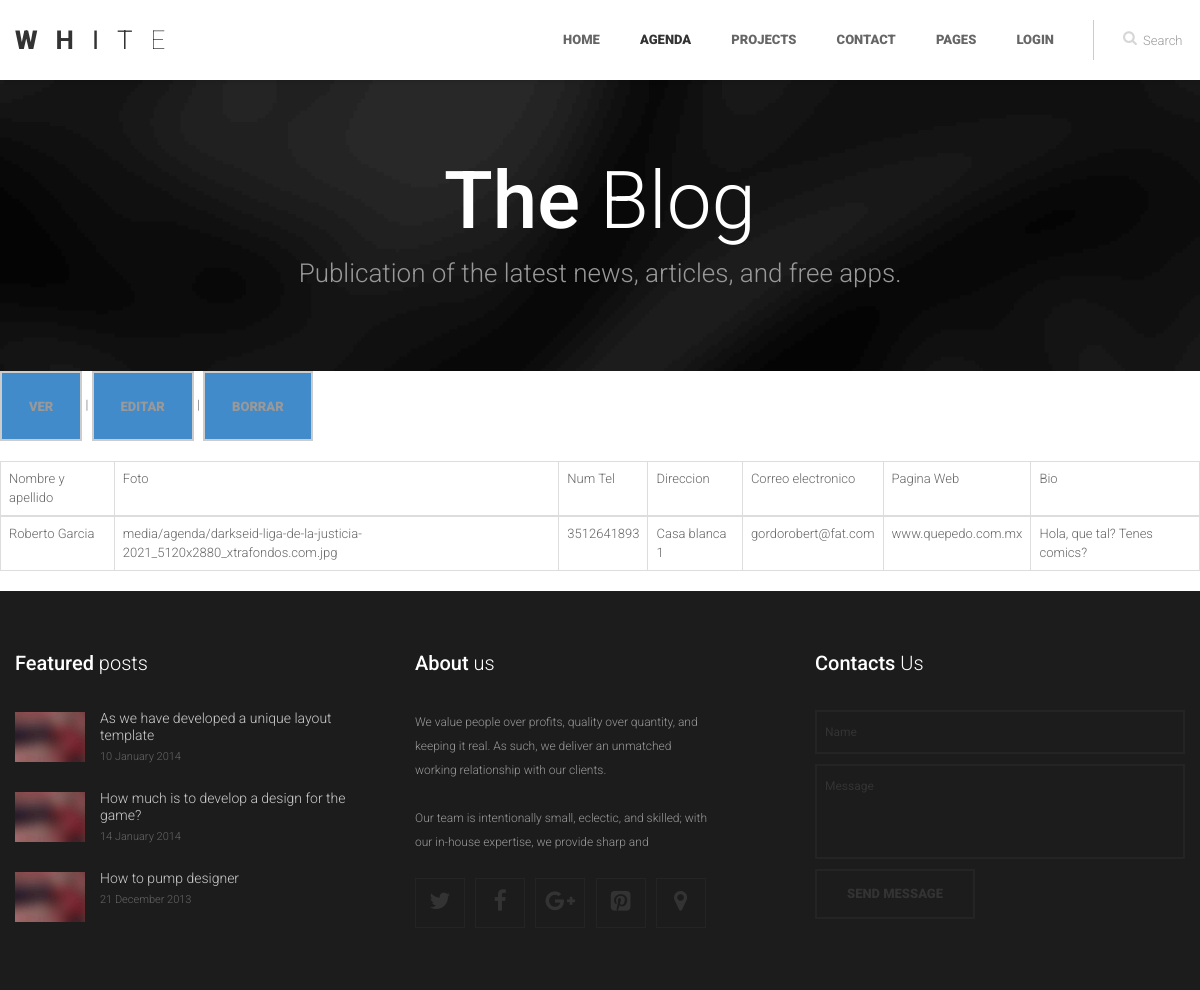
/list, run on an earlier commit of the app's database.
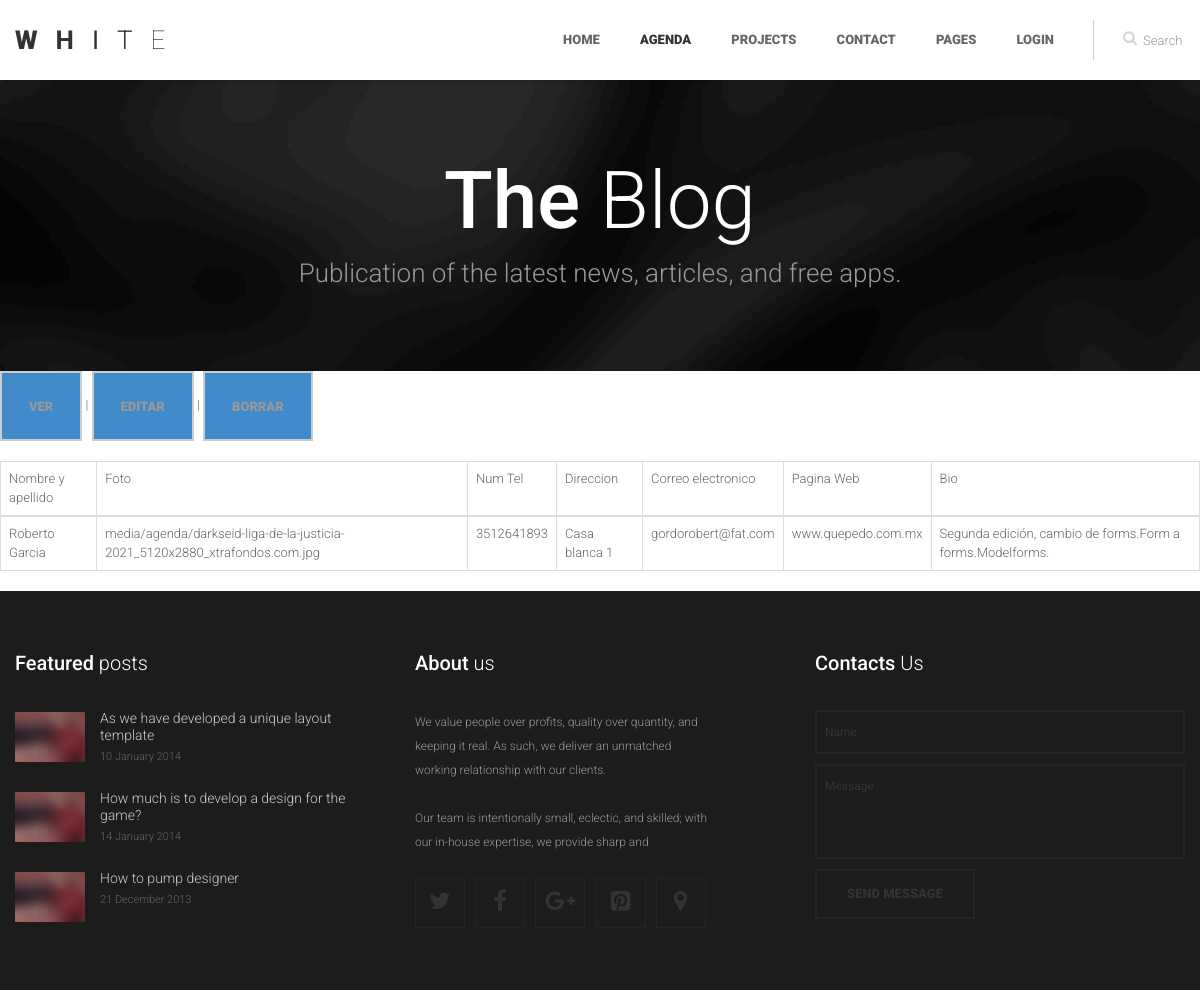
And on a later commit of the database.
### agendaApp/models.py (models this page shows)
class AgendaModel(models.Model):
    name = models.CharField(max_length=100)
    last_name = models.CharField(max_length=100)
    tel_number = models.IntegerField()
    addres = models.CharField(max_length=140)
    email = models.EmailField()
    web = models.CharField(max_length=240)
    bio = models.TextField(max_length=300)
    picture = models.ImageField(upload_to='media/agenda')

### agendaApp/views.py (the view, shortened to what this page needs)
# urls.py: url(r'^list', ContactList.as_view(), name='list'),
class ContactList(ListView):
    model = AgendaModel
    template_name = "contact/contact_list.html"
    queryset = AgendaModel.objects.all()

### template/contact/contact_list.html (shortened to what this page needs)
{% extends "base.html" %}
{% load static %}
{% block content %}
<table class="table table-bordered">
    <thead>
        <tr>
            <td>Nombre y apellido</td>
            <td>Foto</td>
            <td>Num Tel</td>
            <td>Direccion</td>
            <td>Correo electronico</td>
            <td>Pagina Web</td>
            <td>Bio</td>
        </tr>
    </thead>
    <tbody>
    {% for contact in object_list %}
        <tr>
            <td>{{ contact.name }} {{ contact.last_name }}</td>
            <td>{{ contact.picture }}</td>
            <td>{{ contact.tel_number }}</td>
            <td>{{ contact.addres }}</td>
            <td>{{ contact.email }}</td>
            <td>{{ contact.web }}</td>
            <td>{{ contact.bio }}</td>
            <p>
                <a class="btn btn-primary" href="{% url 'contact:detail' contact.id %}">Ver</a> |
                <a class="btn btn-primary" href="{% url 'contact:edit' contact.id %}">Editar</a> |
                <a class="btn btn-primary" href="{% url 'contact:delete' contact.id %}">Borrar</a>
            </p>
        </tr>
    {% endfor %}
    </tbody>
</table>
{% endblock %}

What changed in the data, as far as the page shows it:
changed AgendaModel "Roberto": bio "Hola, que tal? Tenes comics?" → "Segunda edición, cambio de forms.Form a forms.Modelforms."
